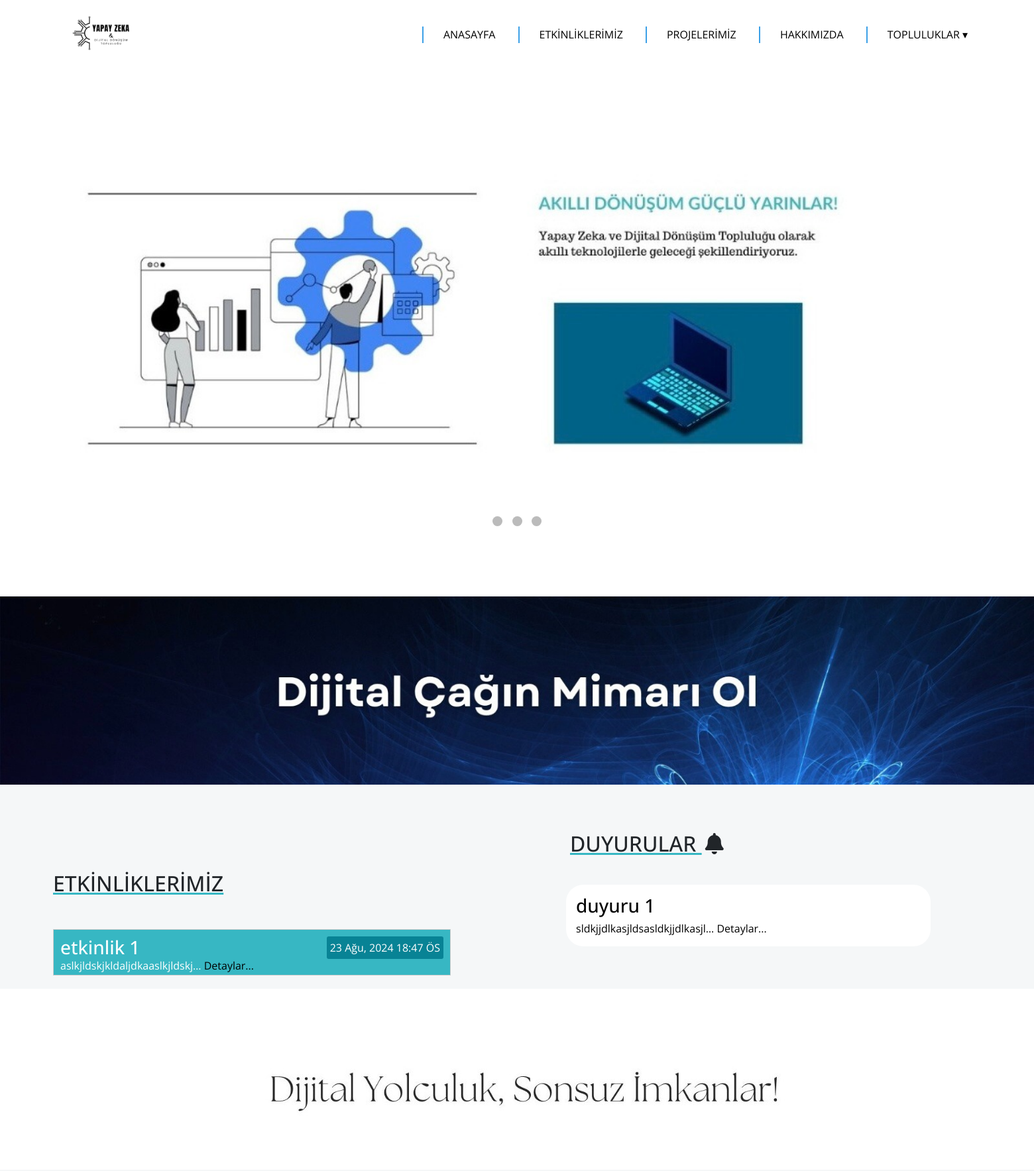
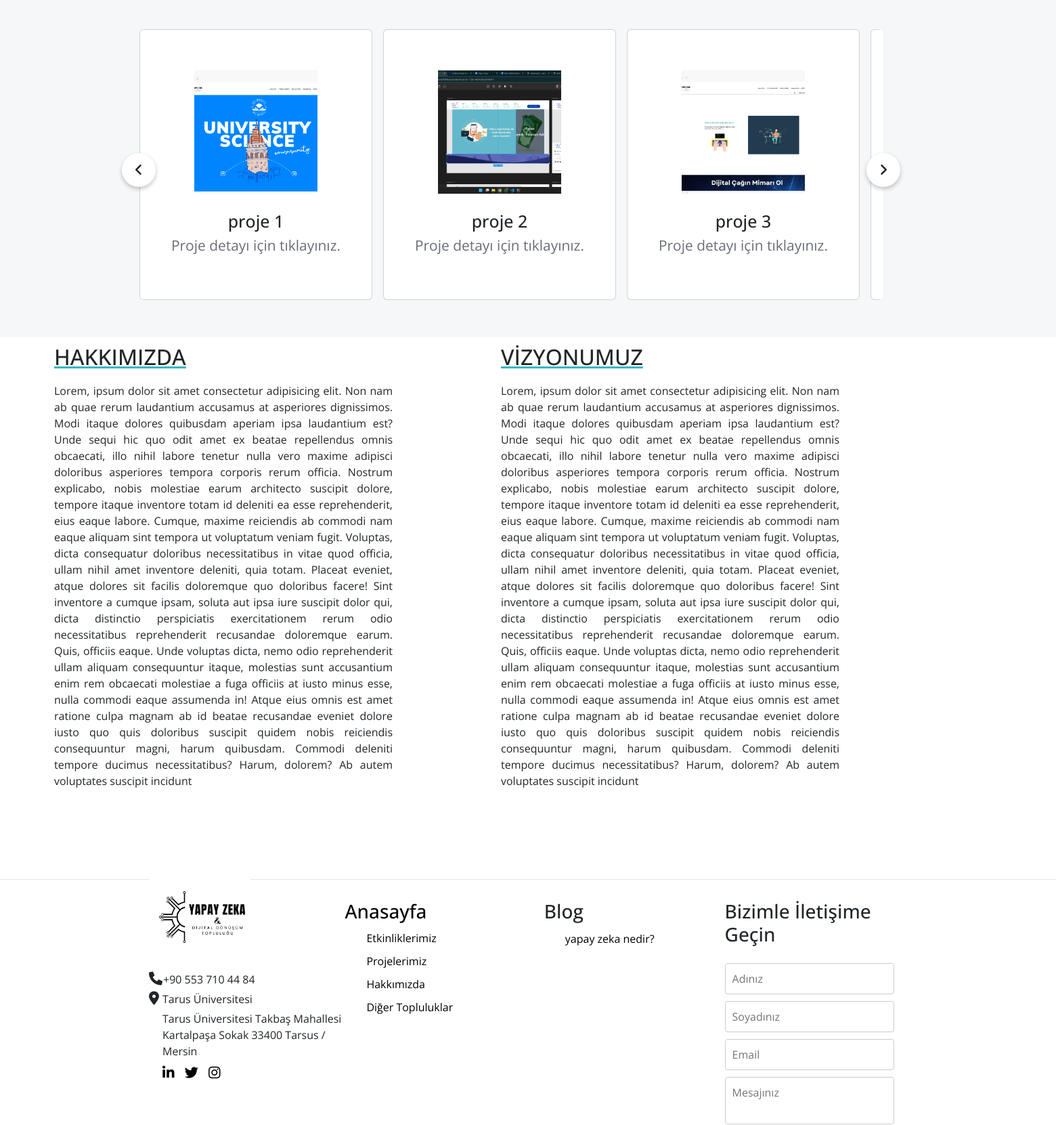
The page / (upper part) on the database its author committed (2 pictures, top to bottom).
### mainpage/models.py (models this page shows, shortened)
class SiteContent(models.Model):
    divider_image_1 = models.ImageField(upload_to='site_images/', blank=True, null=True)
    divider_image_2 = models.ImageField(upload_to='site_images/', blank=True, null=True)
    logo = models.ImageField(upload_to='site_images/', blank=True, null=True)
    contact_number = models.CharField(max_length=20, blank=True, null=True)
    address = models.TextField(blank=True, null=True)
    about_us = models.TextField(blank=True, null=True)
    vision = models.TextField(blank=True, null=True)

class SliderImage(models.Model):
    image = models.ImageField(upload_to='slider_images/')
    caption = models.CharField(max_length=255, blank=True, null=True)

class Event(models.Model):
    name = models.CharField(max_length=200)
    details = models.TextField()
    date = models.DateTimeField()

class Announcement(models.Model):
    name = models.CharField(max_length=200)
    details = models.TextField()

class Project(models.Model):
    name = models.CharField(max_length=200)
    description = RichTextField()
    image = models.ImageField(upload_to='project_images/', null=True, blank=True)

class Blog(models.Model):
    title = models.CharField(max_length=200)
    content = RichTextField()
    slug = models.SlugField(unique=True)
    created_at = models.DateTimeField(auto_now_add=True)

### mainpage/views.py (the view)
# urls.py: path('', views.index, name='home'),
def index(request):
    slider_images = SliderImage.objects.all()
    site_content = SiteContent.objects.first()
    events = Event.objects.all()
    announcements = Announcement.objects.all()
    projects = Project.objects.all()
    communities = Community.objects.all()
    blogs = Blog.objects.all()
    return render(request, 'index.html', {'blogs': blogs,'communities': communities,'projects': projects,'slider_images': slider_images, 'site_content': site_content, 'events': events, 'announcements': announcements})

### mainpage/templates/index.html (shortened to what this page needs)
{% extends "layout.html" %} {% load static %} {% block content %}
<div class="slider">
  <div class="slides">
    {% for image in slider_images %}
    <div class="slide">
      <img src="{{ image.image.url }}" alt="{{ image.caption }}" />
    </div>
    {% endfor %}
  </div>
  <div class="indicators">
    {% for image in slider_images %}
    <span class="dot" onclick="currentSlide({{ forloop.counter }})"></span>
    {% endfor %}
  </div>
</div>
<div class="slide-in">
  <img src="{{ site_content.divider_image_1.url }}" id="bölme" />
</div>
<section class="etkinlikler-duyurular">
  <div id="etkinliklerimiz" style="margin-top: 10px;">
    <h2 style="margin-bottom: 50px; margin-top: 20px" id="kırp">ETKİNLİKLERİMİZ</h2>
    <ul class="duyurular">
        {% for event in events %}
        <li class="etkinlik-li" style="height: 70px">
            <div class="duyuru-basligi">
                <h3 class="div-h3">{{ event.name }}</h3>
                <time style="margin-bottom: -25px" datetime="{{ event.date|date:'c' }}">{{ event.date|date:"d M, Y H:i A" }}</time>
            </div>
            <p class="div-h3">
                {{ event.details|truncatechars:30 }}
                {% if event.details|length > 30 %}
                <a href="#" class="read-more-event" data-id="{{ event.id }}">Detaylar...</a>
                {% endif %}
            </p>
        </li>
        {% empty %}
        <li class="etkinlik-li">Henüz etkinlik eklenmemiş.</li>
        {% endfor %}
    </ul>
</div>
<div id="duyurularsol">
  <h2 id="div-h2">DUYURULAR <i class="fas fa-bell zil" id="zil"></i></h2>
  <div id="li_elemanları">
      {% for announcement in announcements %}
      <li class="duyuruli">
          <div class="duyuru-basligii">
              <h3 class="h3">{{ announcement.name }}</h3>
          </div>
          <p class="p">
              {{ announcement.details|truncatechars:30 }}
              {% if announcement.details|length > 30 %}
              <a href="#" class="read-more-announcement" data-id="{{ announcement.id }}">Detaylar...</a>
              {% endif %}
          </p>
      </li>
      {% empty %}
      <li class="duyuruli">Henüz duyuru eklenmemiş.</li>
      {% endfor %}
  </div>
</div>
</section>
<div>
  <img src="{{ site_content.divider_image_2.url }}" id="slice" />
</div>
<div id="hamza" style="margin-left: -50px">
  <div class="wrapper" style="width: 100%">
    <i
      id="left"
      style="margin-left: -3px; z-index: 1000"
      class="fa-solid fa-angle-left"
    ></i>
    <ul class="carousel">
      {% for project in projects %}
      <li style="width: 100%" class="card" data-id="{{ project.id }}">
        <div class="img">
          {% if project.image %}
          <img
            src="{{ project.image.url }}"
            alt="{{ project.name }}"
            draggable="false"
          />
          {% else %}
          <img
            src="{% static 'images/default_project.jpg' %}"
            alt="img"
            draggable="false"
          />
          {% endif %}
        </div>
        <h2 class="slider-h2">{{ project.name }}</h2>
        <span>Proje detayı için tıklayınız.</span>
      </li>
      {% endfor %}
    </ul>
    <i
      id="right"
      style="margin-right: -3px"
      class="fa-solid fa-angle-right"
    ></i>
  </div>
</div>
<div class="container">
  <div class="hakkimizda">
    <h2 class="hakkımızda">HAKKIMIZDA</h2>
    <p class="div-h2-p">{{ site_content.about_us }}</p>
  </div>
  <div class="vizyonumuz">
    <h2 class="hakkımızda">VİZYONUMUZ</h2>
    <p class="div-h2-p">{{ site_content.vision }}</p>
  </div>
</div>
<div id="grislice"></div>
{% endblock %}

### templates/layout.html (shortened to what this page needs)
{% load static %}
<!DOCTYPE html>
<html lang="en">
<head>
    <link rel="stylesheet" href="https://cdnjs.cloudflare.com/ajax/libs/font-awesome/6.0.0-beta3/css/all.min.css">
    <link href="https://cdn.jsdelivr.net/npm/bootstrap@5.5.0/dist/css/bootstrap.min.css" rel="stylesheet">
    <link href="https://cdn.jsdelivr.net/npm/bootstrap@5.3.3/dist/css/bootstrap.min.css" rel="stylesheet">
    <link rel="stylesheet" href="{% static 'css/style.css' %}">
</head>
<body>
    {% include 'partials/_navbar.html' %}
    {% block content %}
    {% endblock %}
    {% include 'partials/_footer.html' %}
</body>
</html>

### templates/partials/_navbar.html (shortened to what this page needs)
<nav role="navigation" class="primary-navigation">
    <div class="navcont">
        <img src="{{ site_content.logo.url }}" alt="Logo" width="100px" style="margin-left: 100px;">
  <div class="menu">
    <ul id="img-ul">
      <li><a href="{% url 'home' %}">ANASAYFA</a></li>
      <li><a href="">ETKİNLİKLERİMİZ</a></li>
      <li><a href="#">PROJELERİMİZ</a></li>
      <li><a href="#">HAKKIMIZDA</a></li>
      <li><a href="#">TOPLULUKLAR &dtrif;</a>
      </li>
    </ul>
  </div>
    </div>
</nav>

### templates/partials/_footer.html (shortened to what this page needs)
<footer>
    <div class="footer-container">
        <div class="footer-left">
            <img src="{{ site_content.logo.url }}" alt="Logo" width="150px" style="margin-top: -50px;">
            <p> <i class="fa-solid fa-phone" id="telefonlogo"></i>{{ site_content.contact_number }}</p>
            <p id="p4"> <i class="fa-solid fa-location-dot" id="konumlogo"></i>Tarus Üniversitesi</p>
            <p class="p1">{{ site_content.address }}</p>
            <div class="social-media">
                <a href="https://www.linkedin.com/in/yapay-zeka-ve-dijital-d%C3%B6n%C3%BC%C5%9F%C3%BCm-toplulu%C4%9Fu-16898a317/" target="_blank" class="social-icon"><i class="fab fa-linkedin-in"></i></a>
                <a href="https://x.com/TauYapayZeka" target="_blank" class="social-icon"><i class="fab fa-twitter"></i></a>
                <a href="https://instagram.com" target="_blank" class="social-icon"><i class="fab fa-instagram"></i></a>
            </div>
        </div>
        <div class="footer-center">
            <a href="{% url 'home' %}"><h3 id="div-anasayfa">Anasayfa</h3></a>
            <ul>
                <li><a href="#">Etkinliklerimiz</a></li>
                <li><a href="#">Projelerimiz</a></li>
                <li><a href="#">Hakkımızda</a></li>
                <li><a href="#">Diğer Topluluklar</a></li>
            </ul>
        </div>
        <div class="blog">
            <h3 id="blog">Blog</h3>
            <ul id="h3-li">
                {% for blog in blogs %}
                <li class="blog-li-elemanlar"><a href="{% url 'blog_detail' blog.slug %}">{{ blog.title }}</a></li>
                {% endfor %}
            </ul>
        </div>
        <div class="footer-right">
            <form>
                <h3 id="iletişim">Bizimle İletişime Geçin</h3>
                <input type="text" placeholder="Adınız" required class="form">
                <input type="text" placeholder="Soyadınız" required class="form">
                <input type="email" placeholder="Email" required class="form">
                <textarea placeholder="Mesajınız" required class="form"></textarea>
            </form>
        </div>
    </div>
</footer>

### rows shown on the page
SiteContent: logo (picture), divider_image_1 (picture), divider_image_2 (picture), about_us "Lorem, ipsum dolor sit amet consectetur adipisicing elit. Non nam ab quae rerum laudantium accusamus at asperiores dignissimos. Modi itaque dolores quibusdam aperiam ipsa laudantium est? Unde sequi hic quo odit amet ex beatae repellendus omnis obcaecati, illo nihil labore tenetur nulla vero maxime adipisci doloribus asperiores tempora corporis rerum officia. Nostrum explicabo, nobis molestiae earum architecto suscipit dolore, tempore itaque inventore totam id deleniti ea esse reprehenderit, eius eaque labore. Cumque, maxime reiciendis ab commodi nam eaque aliquam sint tempora ut voluptatum veniam fugit. Voluptas, dicta consequatur doloribus necessitatibus in vitae quod officia, ullam nihil…", vision "Lorem, ipsum dolor sit amet consectetur adipisicing elit. Non nam ab quae rerum laudantium accusamus at asperiores dignissimos. Modi itaque dolores quibusdam aperiam ipsa laudantium est? Unde sequi hic quo odit amet ex beatae repellendus omnis obcaecati, illo nihil labore tenetur nulla vero maxime adipisci doloribus asperiores tempora corporis rerum officia. Nostrum explicabo, nobis molestiae earum architecto suscipit dolore, tempore itaque inventore totam id deleniti ea esse reprehenderit, eius eaque labore. Cumque, maxime reiciendis ab commodi nam eaque aliquam sint tempora ut voluptatum veniam fugit. Voluptas, dicta consequatur doloribus necessitatibus in vitae quod officia, ullam nihil…", contact_number "+90 553 710 44 84", address "Tarus Üniversitesi Takbaş Mahallesi Kartalpaşa Sokak 33400 Tarsus / Mersin"
SliderImage: image (picture)
Event: name "etkinlik 1", date "23 Ağu, 2024 18:47 ÖS", details "aslkjldskjkldaljdkaaslkjldskj…"
Announcement: name "duyuru 1", details "sldkjjdlkasjldsasldkjjdlkasjl…"
Project: {{ project.id }} 1 (drawn), image (picture), name "proje 1"
Project: image (picture), name "proje 2"
Project: image (picture), name "proje 3"
Blog: title "yapay zeka nedir?"
